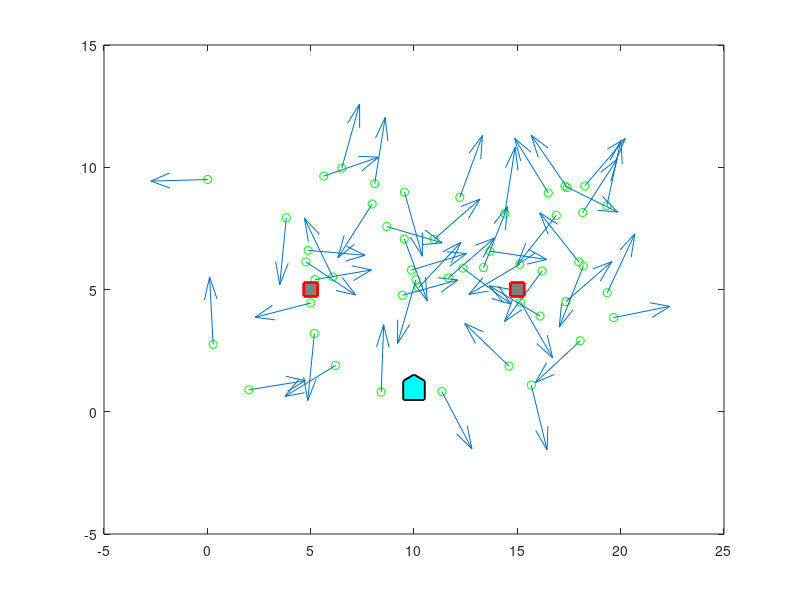

Here is the MATLAB script that generated this plot: (Note: this script raises an error after producing the figure.)
function M = pfTemplate()
% template and helper functions for 16-642 PS3 problem 2
close all;
clear;
clc;

rng(0); % initialize random number generator

b1 = [5,5]; % position of beacon 1
b2 = [15,5]; % position of beacon 2

% load pfData.mat
load('pfData.mat')

% initialize movie array
numSteps = length(u);
M(numSteps) = struct('cdata',[],'colormap',[]);

%%%%%%%%%%%%%%%%%%%%%%%%%%%%%%%%%%%%%%%%%%%%%%%%%%%%%%%%%%%%%%%%%%%%%%%%%%%
%                                 tunables                                %
num_particles = 50;
V = [1 0; 0 1] .* [1.26 0; 0 1.75];
W = [1 0; 0 1] .* [0.75 0; 0 0.5];
T = 0.1;
%%%%%%%%%%%%%%%%%%%%%%%%%%%%%%%%%%%%%%%%%%%%%%%%%%%%%%%%%%%%%%%%%%%%%%%%%%%

%%%%%%%%%%%%%%%%%%%%%%%%%%%%%%%%%%%%%%%%%%%%%%%%%%%%%%%%%%%%%%%%%%%%%%%%%%%
%         put particle filter initialization code here                    %
[x_min, x_max] = deal(0, 20);
[y_min, y_max] = deal(0, 10);
[theta_min, theta_max] = deal(0, 2*pi);
part_x = x_min + (x_max-x_min)*rand([1,num_particles]);
part_y = y_min + (y_max-y_min)*rand([1,num_particles]);
part_theta = theta_min + (theta_max-theta_min)*rand([1,num_particles]);
particles = [part_x; part_y; part_theta];
%%%%%%%%%%%%%%%%%%%%%%%%%%%%%%%%%%%%%%%%%%%%%%%%%%%%%%%%%%%%%%%%%%%%%%%%%%%

% here is some code to plot the initial scene
figure(1)
plotParticles(particles); % particle cloud plotting helper function
hold on
plot([b1(1),b2(1)],[b1(2),b2(2)],'s',...
    'LineWidth',2,...
    'MarkerSize',10,...
    'MarkerEdgeColor','r',...
    'MarkerFaceColor',[0.5,0.5,0.5]);
drawRobot(q_groundTruth(:,1), 'cyan'); % robot drawing helper function
axis equal
axis([0 20 0 10])
title('Particle Filter Performance')
xlabel('x position [m]')
ylabel('y position [m]')

M(1) = getframe; % capture current view as movie frame
% pause
% disp('hit return to continue')
hold off

% iterate particle filter in this loop
weights = ones(1,num_particles) * (1/num_particles);
new_particles = zeros(3,num_particles);
for k = 2:numSteps
    for j=1:num_particles
    %%%%%%%%%%%%%%%%%%%%%%%%%%%%%%%%%%%%%%%%%%%%%%%%%%%%%%%%%%%%%%%%%%%%%%%
    %              put particle filter prediction step here               %
        %Draw sample noise from distribution for each particle
        v = mvnrnd([0;0],V);
        %Use the given state equation to predict particle movement
        particles(1,j) = particles(1,j) + 0.1*(u(1,k)+v(1))*cos(particles(3,j));
        particles(2,j) = particles(2,j) + 0.1*(u(1,k)+v(1))*sin(particles(3,j));
        particles(3,j) = particles(3,j) + 0.1*(u(2,k)+v(2));
    end
    %%%%%%%%%%%%%%%%%%%%%%%%%%%%%%%%%%%%%%%%%%%%%%%%%%%%%%%%%%%%%%%%%%%%%%%
 
    %%%%%%%%%%%%%%%%%%%%%%%%%%%%%%%%%%%%%%%%%%%%%%%%%%%%%%%%%%%%%%%%%%%%%%%
    %                put particle filter update step here                 %
    % weight particles
    for j=1:num_particles
        dist1 = sqrt( (particles(1,j)-b1(1))^2 + (particles(2,j)-b1(2))^2 );
        dist2 = sqrt( (particles(1,j)-b2(1))^2 + (particles(2,j)-b2(2))^2 );
        weight1 = exp(-((y(1,k)-dist1)^2)/(2*W(1,1)^2)) / (sqrt(2*pi*W(1,1)^2));
        weight2 = exp(-((y(2,k)-dist2)^2)/(2*W(2,2)^2)) / (sqrt(2*pi*W(2,2)^2));
        weights(j) = weight1 * weight2;
    end
    % resample particles
    %Normalize weights so that their sum is equal to 1
    weights_norm = weights ./ sum(weights);
    for j=1:num_particles
        %Make cumulative weight vector
        weights_cum(j) = sum(weights_norm(1:j));
    end
    
    for j=1:num_particles
        z = rand(1);
        i = find((weights_cum>z),1);
        new_particles(:,j) = particles(:,i);
        weights(j) = 1;
    end
    particles = new_particles;
    %%%%%%%%%%%%%%%%%%%%%%%%%%%%%%%%%%%%%%%%%%%%%%%%%%%%%%%%%%%%%%%%%%%%%%%
    
    %%%%%%%%%%%%%%%%%%%%%%%%%%%%%%%%%%%%%%%%%%%%%%%%%%%%%%%%%%%%%%%%%%%%%%%
    %               get single estimate from particle cloud               %
    if (k < 3)
        [temp, max_ind] = max(weights_norm);
        x_est(:,k) = particles(:,max_ind);
    else
        x_est(:,k) = sum(particles .* weights_norm, 2);
    end
    %%%%%%%%%%%%%%%%%%%%%%%%%%%%%%%%%%%%%%%%%%%%%%%%%%%%%%%%%%%%%%%%%%%%%%%
    
    %%%%%%%%%%%%%%%%%%%%%%%%%%%%%%%%%%%%%%%%%%%%%%%%%%%%%%%%%%%%%%%%%%%%%%%
    % plot particle cloud, robot, robot estimate, and robot trajectory here %
    h1 = plot(q_groundTruth(1,1:k), q_groundTruth(2,1:k), 'b');
    hold on
    h2 = plot(x_est(1,3:k), x_est(2,3:k), 'r');
    plotParticles(particles)
    plot([b1(1),b2(1)],[b1(2),b2(2)],'s',...
        'LineWidth',2,...
        'MarkerSize',10,...
        'MarkerEdgeColor','r',...
        'MarkerFaceColor',[0.5,0.5,0.5]);
    drawRobot(q_groundTruth(:,k), 'cyan'); % robot drawing helper function
    drawRobot(x_est(:,k), 'red')
    legend([h1, h2], {'Ground Truth','Predicted'},'location','southeast')
    axis equal
    axis([0 20 0 10])
    title('Particle Filter Performance')
    xlabel('x position [m]')
    ylabel('y position [m]')
    hold off
    %%%%%%%%%%%%%%%%%%%%%%%%%%%%%%%%%%%%%%%%%%%%%%%%%%%%%%%%%%%%%%%%%%%%%%%

    % capture current figure and pause
    M(k) = getframe; % capture current view as movie frame
%     pause
%     disp('hit return to continue')
        
end

% when you're ready, the following block of code will export the created 
% movie to an mp4 file
% videoOut = VideoWriter('result.mp4','MPEG-4');
% videoOut.FrameRate=5;
% open(videoOut);
% for k=1:numSteps
%   writeVideo(videoOut,M(k));
% end
% close(videoOut);

end


% helper function to plot a particle cloud
function plotParticles(particles)
plot(particles(1, :), particles(2, :), 'go')
line_length = 0.1;
hold on
quiver(particles(1, :), particles(2, :), line_length * cos(particles(3, :)), line_length * sin(particles(3, :)))
end

% helper function to plot a differential drive robot
function drawRobot(pose, color)
    
% draws a SE2 robot at pose
x = pose(1);
y = pose(2);
th = pose(3);

% define robot shape
robot = [-1 .5 1 .5 -1 -1;
          1  1 0 -1  -1 1 ];
tmp = size(robot);
numPts = tmp(2);
% scale robot if desired
scale = 0.5;
robot = robot*scale;

% convert pose into SE2 matrix
H = [ cos(th)   -sin(th)  x;
      sin(th)    cos(th)  y;
      0          0        1];

% create robot in position
robotPose = H*[robot; ones(1,numPts)];

% plot robot
plot(robotPose(1,:),robotPose(2,:),'k','LineWidth',2);
rFill = fill(robotPose(1,:),robotPose(2,:), color);
alpha(rFill,.2); % make fill semi transparent
end
